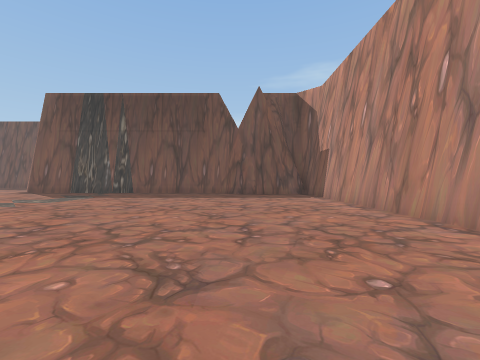
[1] (above)

24 first-person views from a walk through a scene from a Unity 3-D project. The camera is 1.2 m above the floor, looks level and sees 90° across. The floor is counted in squares, 2 m on a side. Each view is taken from the middle of a square. On the plan, view 1 faces up. The plan holds only what a view shows up to about 9 squares ahead; the rest is blank. The place goes on beyond the plan. Some animated figures are left out.

[2]
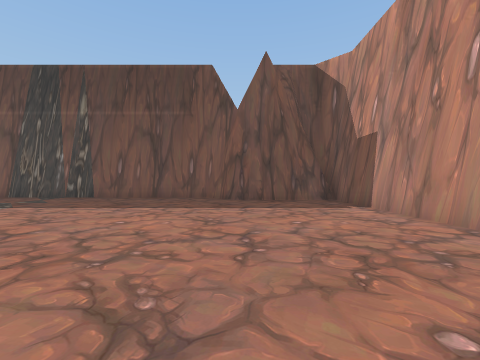

[3]
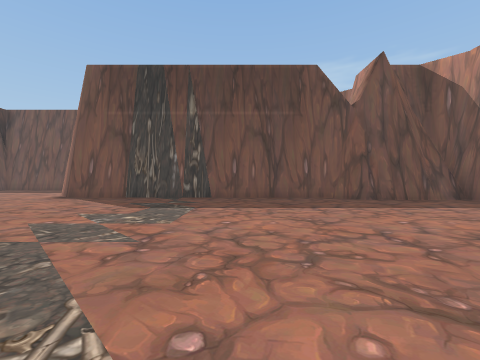

[4]
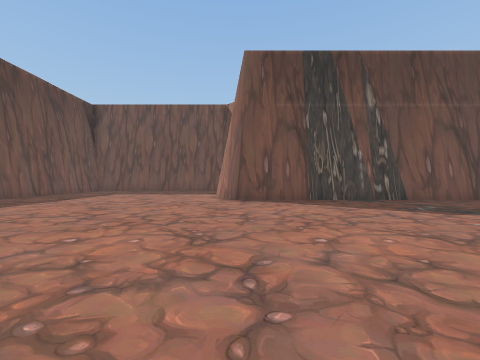

[5]
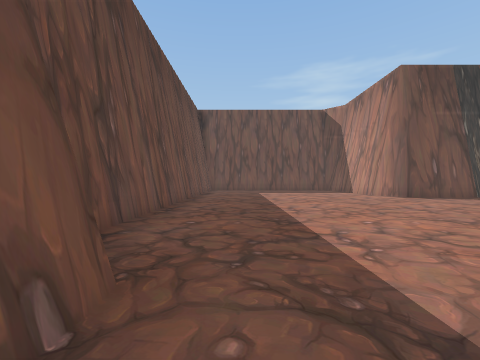

[6]
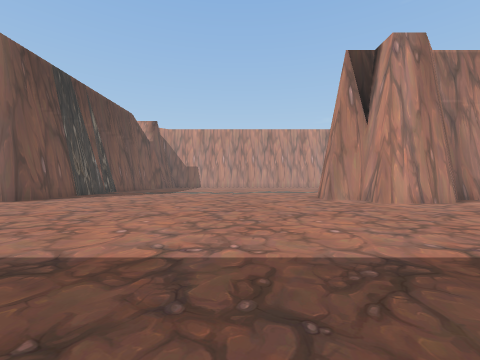

[7]
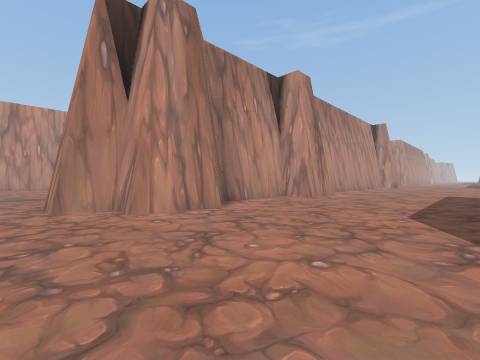

[8]
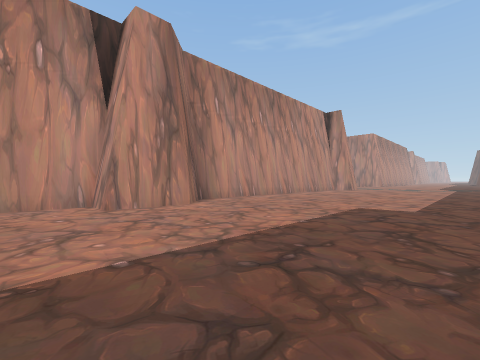

[9]
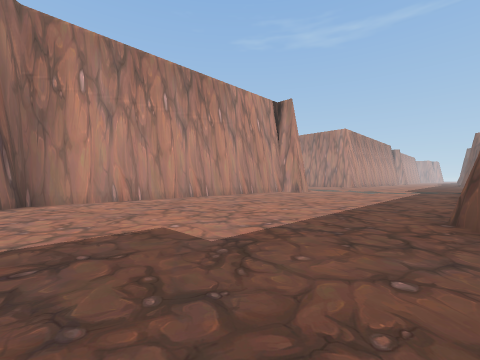

[10]
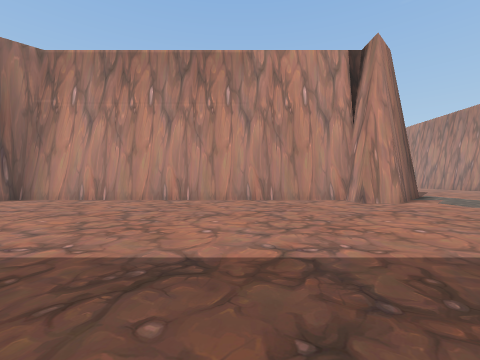

[11]
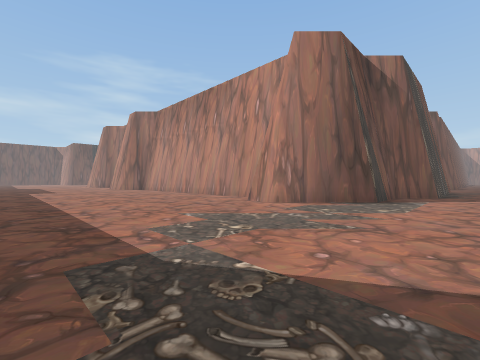

[12]
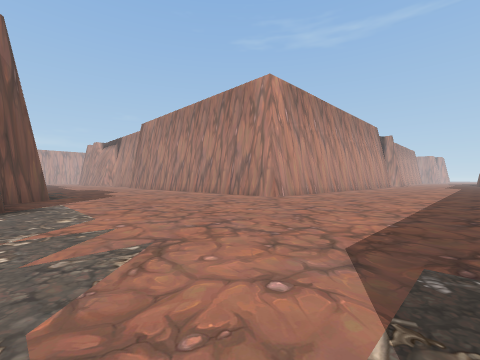

[13]
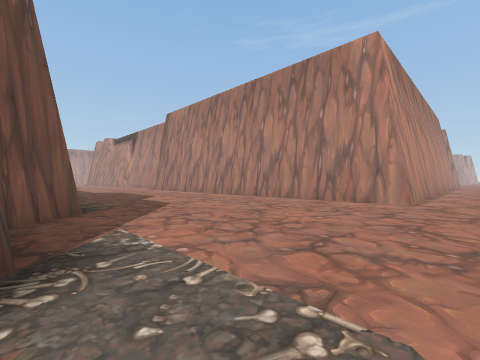

[14]
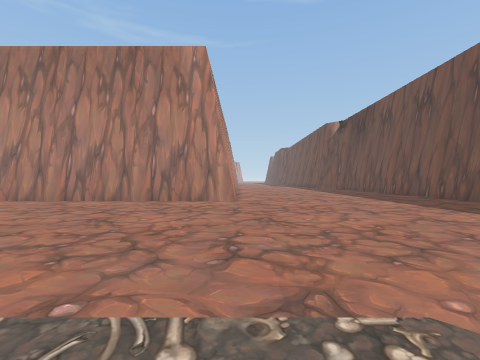

[15]
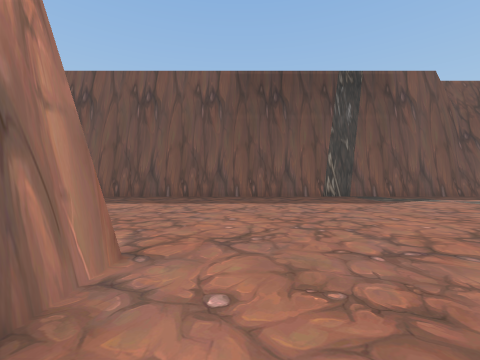

[16]
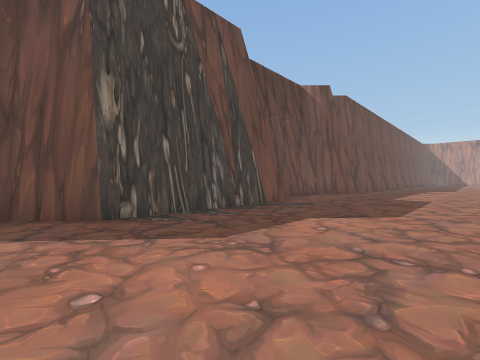

[17]
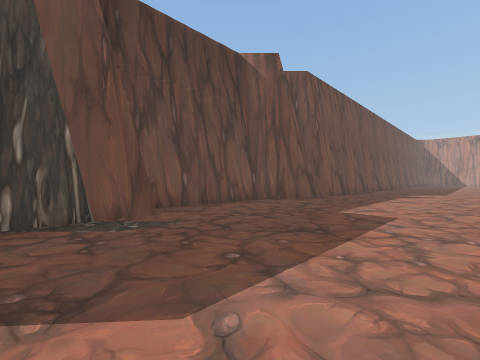

[18]
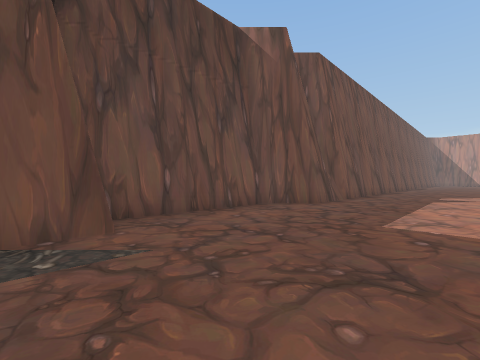

[19]
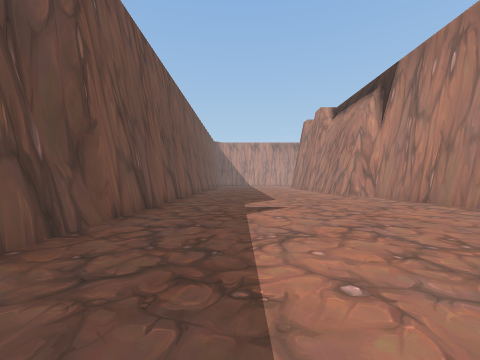

[20]
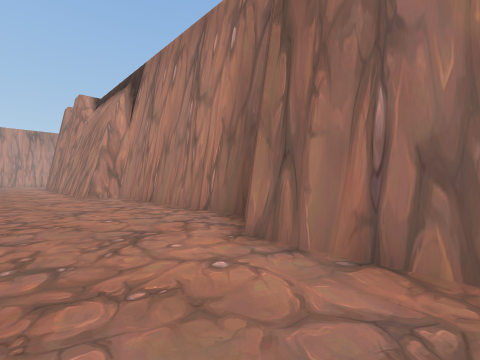

[21]
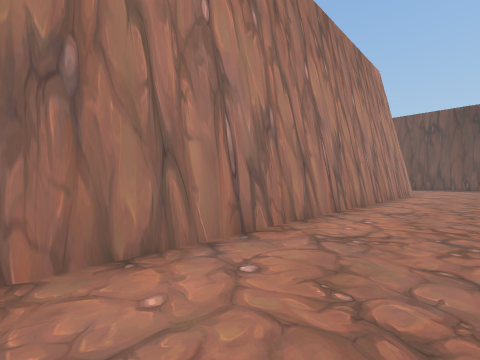

[22]
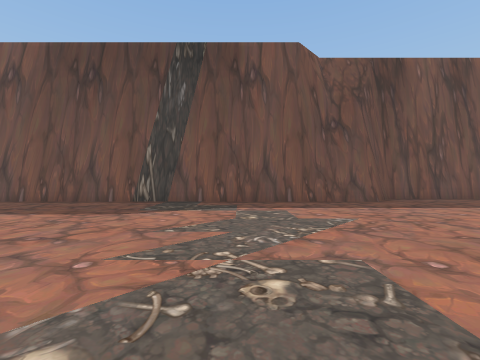

[23]
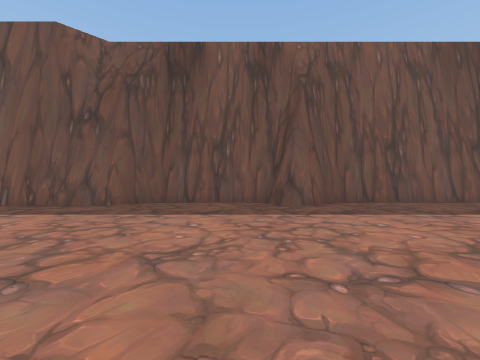

[24]
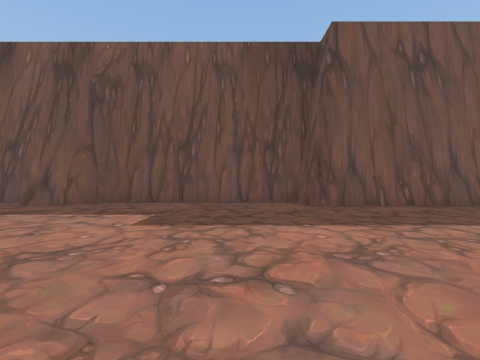

### Floor plan
Points are (right, up) in squares from view 1. A wall is a line through its corners. A room is listed if a view was taken in it or the views show most of it. See-through windows are left out.
Room 1 (views 1, 2, 3, 4, 5, 6, 7, 8, 9, 10, 11, 12, 13, 14, 15, 16, 17, 18, 19, 20, 21, 22, 23, 24)
walls: (-17, -11.2) (-17, -12.2) (-17.8, -12.2) (-17.8, -15.1) (-16.7, -16.2) (-16.7, -30.5); (-17, -16.1) (-17, -17.7) (-16.7, -18.2); (-16.7, -1.1) (-16.7, -5.3) (-17.8, -5.3) (-17.8, -10.3) (-16.7, -11.3) (-16.7, -12.2); (-1, -21) (-5.9, -21) (-6.9, -20) (-8.8, -20) (-10.7, -18.1) (-10.7, -17.2) (-9.8, -17.2) (-9.8, -7.3) (-10.7, -6.4) (-10.7, -4.6) (-9.8, -4.6) (-9.8, -1.5) (-10.7, -0.6) (-10.7, 1.3) (-9.8, 1.3) (-9.8, 2.3) (-8.9, 2.3); (2.9, 2.9) (2.9, 11.2); (-16.7, 4.4) (-16.7, 3.6); (-17, 4.4) (-17, 3.9); (5.8, -21) (5.4, -20.7) (4.9, -20.7); (-0.1, 10.4) (-1, 11.3) (-9.8, 11.3) (-10.8, 12.2); (11, -21) (3.9, -21) (2.9, -20) (-1, -20); (-9.8, -30.5) (-9.8, -27) (3.8, -27) (4.8, -28) (10.8, -28) (10.8, -27) (11.5, -27); (-17.8, 13) (-17.8, 5.6)

Positions as (right, up) in squares from view 1, and headings:
1: (0, 0), facing up
2: (0, 3), facing up
3: (-4, 3), facing up
4: (-10, 4), facing up
5: (-16, 3), facing up
6: (-17, 5), facing right
7: (-15, 3), facing down-right
8: (-16, -3), facing down-right
9: (-17, -7), facing down-right
10: (-17, -14), facing right
11: (-16, -22), facing up-right
12: (-15, -20), facing down-right
13: (-11, -20), facing down-right
14: (-10, -20), facing down
15: (-8, -26), facing left
16: (-7, -25), facing up-right
17: (-3, -25), facing up-right
18: (-2, -24), facing up-right
19: (2, -23), facing right
20: (2, -25), facing down-right
21: (2, -25), facing down-left
22: (-10, -20), facing left
23: (-11, -13), facing left
24: (-11, -7), facing left
